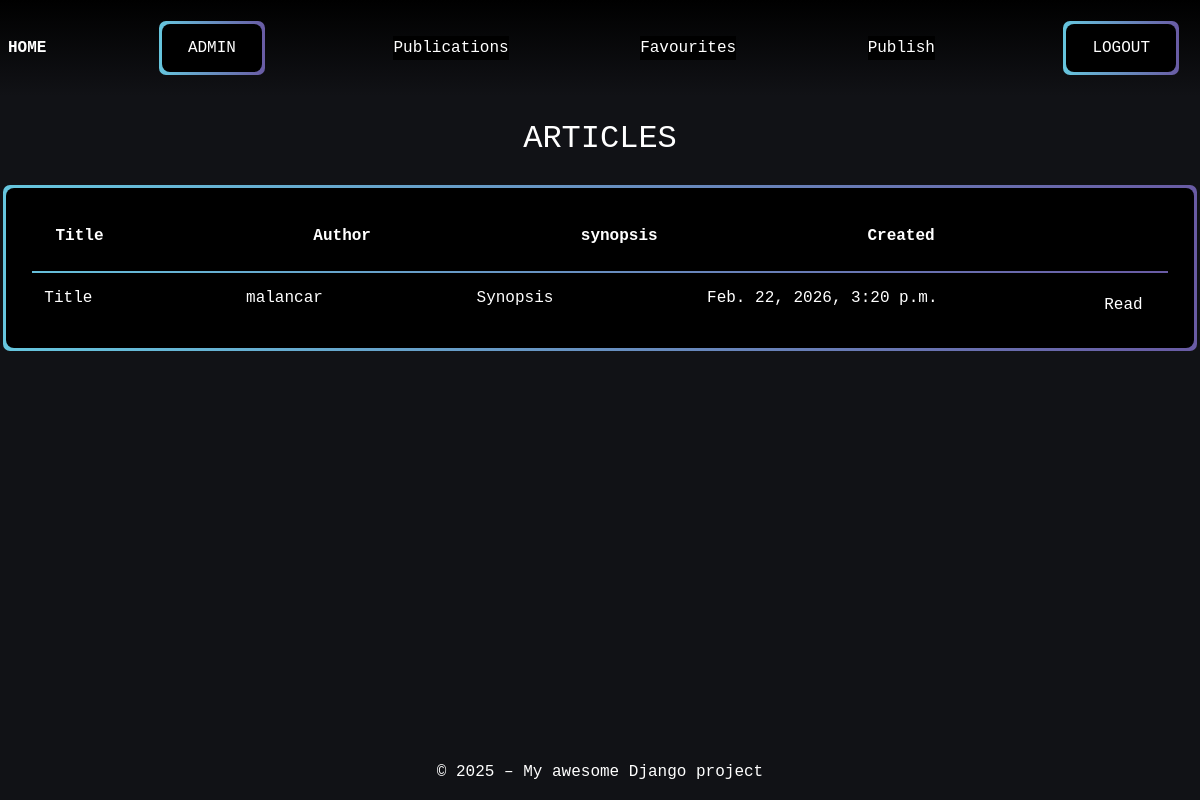
The page /articles/publications/ (signed in) on the database its author committed.
### articles/models.py (models this page shows, shortened)
class Article(models.Model):
    title = models.CharField(max_length=64, null=False)
    author = models.ForeignKey(
        settings.AUTH_USER_MODEL,
        on_delete=models.CASCADE,
        related_name="article",
        null=False
    )
    created = models.DateTimeField(auto_now_add=True, null=False)
    synopsis = models.CharField(max_length=312, null=False)
    content = models.TextField(null=False)

### articles/views.py (the view)
# urls.py: path('publications/', UserArticleListView.as_view(), name='user-publications'),
class UserArticleListView(ListView):
    model = Article
    template_name = "articles/publications.html"
    context_object_name = "articles"
    def get_queryset(self):
        user = self.request.user
        return Article.objects.filter(author=user).order_by('-created')

### articles/templates/articles/publications.html
{% extends "base.html" %}
{% load static %}
{% block extra_css %}
 <link rel="stylesheet" href="{% static 'articles/css/articles.css' %}">
{% endblock %}
{% block content %}
<div class="page-content">
    <h2 class="text-center m-4">ARTICLES</h2>
    <div class="tables div-wrapper">
        <table class="div-overlay ">
            <thead>
                <tr>
                    <th>Title</th>
                    <th>Author</th>
                    <th class="">synopsis</th>
                    <th>Created</th>
                    <th></th>
                </tr>
            </thead>
            <tbody>
                {% for article in articles %}
                    <tr>
                        <td>{{ article.title }}</td>
                        <td> {{ article.author }} </td>
                        <td> {{ article.synopsis }} </td>
                        <td> {{ article.created }} </td>
                        <td>
                            <a asChild href="{% url 'articles:article-detail' article.id %}" class="btn">Read</a>
                        </td>
                    </tr>
                {% endfor %}
            </tbody>
        </table>
    </div>
</div>
{% endblock %}

### static/css/style.css (style rules this page uses)
:root { --blue: #66C6DE; --purple: #695BA4; }
html, body { background-color: #111216; width: 100%; height: 100%; font-family: 'Courier New', Courier, monospace; ; }
.btn-wrapper, .div-wrapper { position: relative; display: flex; align-items: center; margin: 10px; padding: 3px; background-clip: padding-box, border-box; border:3px solid transparent; font-size: 16px; color: white; background-color: transparent; border-radius: 10px; border: 3px solid transparent; background-image: linear-gradient(90deg, var(--blue), var(--purple)); }
.btn-overlay, .div-overlay { display: flex; justify-content: center; justify-items: center; width: 100%; position: relative; padding: 12px 26px; font-size: 16px; color: white; background-color: black; border: none; border-radius: 8px; transition: background-color 0.3s ease, transform 0.2s ease; outline: none; box-shadow: none; }
.btn { transition: all 0.2s ease-in-out; cursor: pointer; color: white; }
a { text-decoration: none; color: inherit; }

### articles/static/articles/css/articles.css (style rules this page uses)
.tables { display: flex; justify-content: center; align-items: center; }
table { width: 100%; display: flex; flex-direction: column; }
@media (min-width: 1200px) { .tables { width: 1200px; } }
thead { border-bottom: 2px solid; border-image: linear-gradient(135deg, var(--blue), var(--purple)) 1; }
th { margin: 1%; display: flex; justify-content: space-between; }
tr { padding: 1%; display: flex; justify-content: space-between; }
td { text-align: center; }

### rows shown on the page
Article: title "Title", author "malancar", synopsis "Synopsis", created "Feb. 22, 2026, 3:20 p.m."
